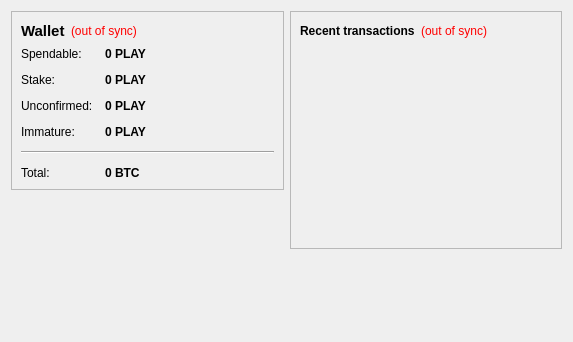
<?xml version="1.0" encoding="UTF-8"?>
<ui version="4.0">
 <class>OverviewPage</class>
 <widget class="QWidget" name="OverviewPage">
  <property name="geometry">
   <rect>
    <x>0</x>
    <y>0</y>
    <width>573</width>
    <height>342</height>
   </rect>
  </property>
  <property name="windowTitle">
   <string>Form</string>
  </property>
  <layout class="QHBoxLayout" name="horizontalLayout" stretch="1,1">
   <item>
    <layout class="QVBoxLayout" name="verticalLayout_2">
     <item>
      <widget class="QFrame" name="frame">
       <property name="frameShape">
        <enum>QFrame::StyledPanel</enum>
       </property>
       <property name="frameShadow">
        <enum>QFrame::Raised</enum>
       </property>
       <layout class="QVBoxLayout" name="verticalLayout_4">
        <item>
         <layout class="QHBoxLayout" name="horizontalLayout_4">
          <item>
           <widget class="QLabel" name="label_5">
            <property name="font">
             <font>
              <pointsize>11</pointsize>
              <weight>75</weight>
              <bold>true</bold>
             </font>
            </property>
            <property name="text">
             <string>Wallet</string>
            </property>
           </widget>
          </item>
          <item>
           <widget class="QLabel" name="labelWalletStatus">
            <property name="toolTip">
             <string>The displayed information may be out of date. Your wallet automatically synchronizes with the Playcoin network after a connection is established, but this process has not completed yet.</string>
            </property>
            <property name="styleSheet">
             <string notr="true">QLabel { color: red; }</string>
            </property>
            <property name="text">
             <string notr="true">(out of sync)</string>
            </property>
            <property name="alignment">
             <set>Qt::AlignLeading|Qt::AlignLeft|Qt::AlignVCenter</set>
            </property>
           </widget>
          </item>
          <item>
           <spacer name="horizontalSpacer_2">
            <property name="orientation">
             <enum>Qt::Horizontal</enum>
            </property>
            <property name="sizeHint" stdset="0">
             <size>
              <width>40</width>
              <height>20</height>
             </size>
            </property>
           </spacer>
          </item>
         </layout>
        </item>
        <item>
         <layout class="QFormLayout" name="formLayout_2">
          <property name="fieldGrowthPolicy">
           <enum>QFormLayout::AllNonFixedFieldsGrow</enum>
          </property>
          <property name="horizontalSpacing">
           <number>12</number>
          </property>
          <property name="verticalSpacing">
           <number>12</number>
          </property>
          <item row="0" column="0">
           <widget class="QLabel" name="label">
            <property name="text">
             <string>Spendable:</string>
            </property>
           </widget>
          </item>
          <item row="0" column="1">
           <widget class="QLabel" name="labelBalance">
            <property name="font">
             <font>
              <weight>75</weight>
              <bold>true</bold>
             </font>
            </property>
            <property name="cursor">
             <cursorShape>IBeamCursor</cursorShape>
            </property>
            <property name="toolTip">
             <string>Your current spendable balance</string>
            </property>
            <property name="text">
             <string notr="true">0 PLAY</string>
            </property>
            <property name="textInteractionFlags">
             <set>Qt::LinksAccessibleByMouse|Qt::TextSelectableByKeyboard|Qt::TextSelectableByMouse</set>
            </property>
           </widget>
          </item>
          <item row="1" column="0">
           <widget class="QLabel" name="label_6">
            <property name="text">
             <string>Stake:</string>
            </property>
           </widget>
          </item>
          <item row="1" column="1">
           <widget class="QLabel" name="labelStake">
            <property name="font">
             <font>
              <weight>75</weight>
              <bold>true</bold>
             </font>
            </property>
            <property name="cursor">
             <cursorShape>IBeamCursor</cursorShape>
            </property>
            <property name="toolTip">
             <string>Total of coins that was staked, and do not yet count toward the current balance</string>
            </property>
            <property name="text">
             <string notr="true">0 PLAY</string>
            </property>
            <property name="textInteractionFlags">
             <set>Qt::LinksAccessibleByMouse|Qt::TextSelectableByKeyboard|Qt::TextSelectableByMouse</set>
            </property>
           </widget>
          </item>
          <item row="2" column="0">
           <widget class="QLabel" name="label_3">
            <property name="text">
             <string>Unconfirmed:</string>
            </property>
           </widget>
          </item>
          <item row="2" column="1">
           <widget class="QLabel" name="labelUnconfirmed">
            <property name="font">
             <font>
              <weight>75</weight>
              <bold>true</bold>
             </font>
            </property>
            <property name="cursor">
             <cursorShape>IBeamCursor</cursorShape>
            </property>
            <property name="toolTip">
             <string>Total of transactions that have yet to be confirmed, and do not yet count toward the current balance</string>
            </property>
            <property name="text">
             <string notr="true">0 PLAY</string>
            </property>
            <property name="textInteractionFlags">
             <set>Qt::LinksAccessibleByMouse|Qt::TextSelectableByKeyboard|Qt::TextSelectableByMouse</set>
            </property>
           </widget>
          </item>
          <item row="3" column="0">
           <widget class="QLabel" name="labelImmatureText">
            <property name="text">
             <string>Immature:</string>
            </property>
           </widget>
          </item>
          <item row="3" column="1">
           <widget class="QLabel" name="labelImmature">
            <property name="font">
             <font>
              <weight>75</weight>
              <bold>true</bold>
             </font>
            </property>
            <property name="toolTip">
             <string>Mined balance that has not yet matured</string>
            </property>
            <property name="text">
             <string notr="true">0 PLAY</string>
            </property>
            <property name="textInteractionFlags">
             <set>Qt::LinksAccessibleByMouse|Qt::TextSelectableByKeyboard|Qt::TextSelectableByMouse</set>
            </property>
           </widget>
          </item>
          <item row="4" column="0" colspan="2">
           <widget class="Line" name="line">
            <property name="orientation">
             <enum>Qt::Horizontal</enum>
            </property>
           </widget>
          </item>
          <item row="5" column="0">
           <widget class="QLabel" name="labelTotalText">
            <property name="text">
             <string>Total:</string>
            </property>
           </widget>
          </item>
          <item row="5" column="1">
           <widget class="QLabel" name="labelTotal">
            <property name="font">
             <font>
              <weight>75</weight>
              <bold>true</bold>
             </font>
            </property>
            <property name="cursor">
             <cursorShape>IBeamCursor</cursorShape>
            </property>
            <property name="toolTip">
             <string>Your current total balance</string>
            </property>
            <property name="text">
             <string notr="true">0 BTC</string>
            </property>
            <property name="textInteractionFlags">
             <set>Qt::LinksAccessibleByMouse|Qt::TextSelectableByKeyboard|Qt::TextSelectableByMouse</set>
            </property>
           </widget>
          </item>
         </layout>
        </item>
       </layout>
      </widget>
     </item>
     <item>
      <spacer name="verticalSpacer">
       <property name="orientation">
        <enum>Qt::Vertical</enum>
       </property>
       <property name="sizeHint" stdset="0">
        <size>
         <width>20</width>
         <height>40</height>
        </size>
       </property>
      </spacer>
     </item>
    </layout>
   </item>
   <item>
    <layout class="QVBoxLayout" name="verticalLayout_3">
     <item>
      <widget class="QFrame" name="frame_2">
       <property name="frameShape">
        <enum>QFrame::StyledPanel</enum>
       </property>
       <property name="frameShadow">
        <enum>QFrame::Raised</enum>
       </property>
       <layout class="QVBoxLayout" name="verticalLayout">
        <item>
         <layout class="QHBoxLayout" name="horizontalLayout_2">
          <item>
           <widget class="QLabel" name="label_4">
            <property name="text">
             <string>&lt;b&gt;Recent transactions&lt;/b&gt;</string>
            </property>
           </widget>
          </item>
          <item>
           <widget class="QLabel" name="labelTransactionsStatus">
            <property name="toolTip">
             <string>The displayed information may be out of date. Your wallet automatically synchronizes with the Playcoin network after a connection is established, but this process has not completed yet.</string>
            </property>
            <property name="styleSheet">
             <string notr="true">QLabel { color: red; }</string>
            </property>
            <property name="text">
             <string notr="true">(out of sync)</string>
            </property>
            <property name="alignment">
             <set>Qt::AlignRight|Qt::AlignTrailing|Qt::AlignVCenter</set>
            </property>
           </widget>
          </item>
          <item>
           <spacer name="horizontalSpacer">
            <property name="orientation">
             <enum>Qt::Horizontal</enum>
            </property>
            <property name="sizeHint" stdset="0">
             <size>
              <width>40</width>
              <height>20</height>
             </size>
            </property>
           </spacer>
          </item>
         </layout>
        </item>
        <item>
         <widget class="QListView" name="listTransactions">
          <property name="styleSheet">
           <string notr="true">QListView { background: transparent; }</string>
          </property>
          <property name="frameShape">
           <enum>QFrame::NoFrame</enum>
          </property>
          <property name="verticalScrollBarPolicy">
           <enum>Qt::ScrollBarAlwaysOff</enum>
          </property>
          <property name="horizontalScrollBarPolicy">
           <enum>Qt::ScrollBarAlwaysOff</enum>
          </property>
          <property name="selectionMode">
           <enum>QAbstractItemView::NoSelection</enum>
          </property>
         </widget>
        </item>
       </layout>
      </widget>
     </item>
     <item>
      <spacer name="verticalSpacer_2">
       <property name="orientation">
        <enum>Qt::Vertical</enum>
       </property>
       <property name="sizeHint" stdset="0">
        <size>
         <width>20</width>
         <height>40</height>
        </size>
       </property>
      </spacer>
     </item>
    </layout>
   </item>
  </layout>
 </widget>
 <resources/>
 <connections/>
</ui>
